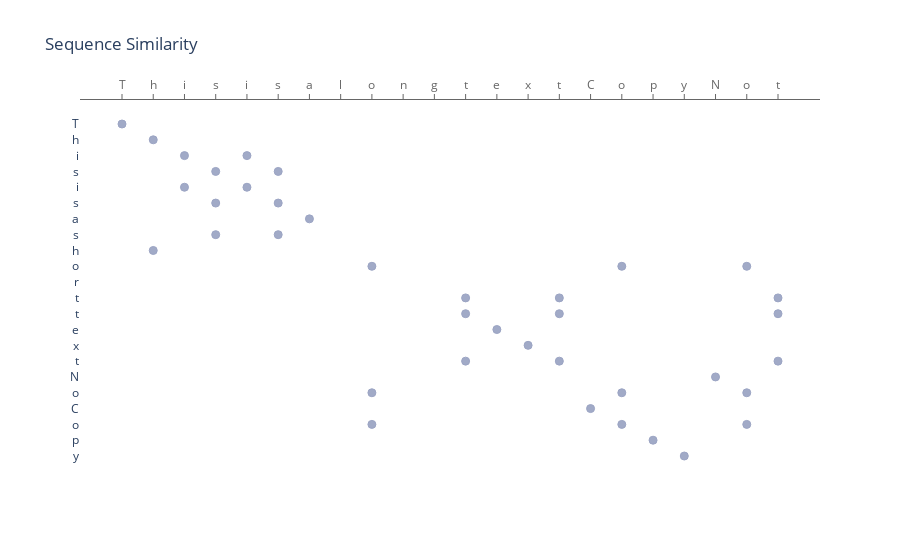

Notebook code cell kept with this figure:
### Code cell
import plotly.graph_objects as go

fig = go.Figure()

for l in match_lists:
    fig.add_trace(go.Scatter(
        x=l,
        y=list(range(len(al))),
        name='Match',
        marker=dict(
            color='rgba(156, 165, 196, 0.95)',
            line_color='rgba(156, 165, 196, 1.0)',
        )
    ))

fig.update_traces(mode='markers', marker=dict(line_width=1, symbol='circle', size=8))

fig.update_layout(
    title="Sequence Similarity",
    xaxis=dict(
        showgrid=False,
        showline=True,
        linecolor='rgb(102, 102, 102)',
        tickfont_color='rgb(102, 102, 102)',
        showticklabels=True,
        ticks='outside',
        tickcolor='rgb(102, 102, 102)',
        tickmode = 'array',
        tickvals = list(range(len(bl))),
        ticktext = bl
    ),
    yaxis=dict(
        tickmode = 'array',
        tickvals = list(range(len(al))),
        ticktext = al
    ),
    paper_bgcolor='white',
    plot_bgcolor='white',
    hovermode='closest',
)
fig.update_layout(showlegend=False)
fig.update_xaxes(showspikes=True, side="top")
fig.update_yaxes(showspikes=True, autorange="reversed")
fig.show()

### Figure 1 — Plotly figure (JSON) as saved in the notebook; plotly's stock layout.template omitted (floating-point values rounded to 4 significant figures)
{"data": [{"marker": {"color": "rgba(156, 165, 196, 0.95)", "line": {"color": "rgba(156, 165, 196, 1.0)", "width": 1}, "size": 8, "symbol": "circle"}, "mode": "markers", "name": "Match", "type": "scatter", "x": [0, 1, 2, 3, 2, 3, 6, 3, 1, 8, null, 11, 11, 12, 13, 11, 19, 8, 15, 8, 17, 18], "y": [0, 1, 2, 3, 4, 5, 6, 7, 8, 9, 10, 11, 12, 13, 14, 15, 16, 17, 18, 19, 20, 21]}, {"marker": {"color": "rgba(156, 165, 196, 0.95)", "line": {"color": "rgba(156, 165, 196, 1.0)", "width": 1}, "size": 8, "symbol": "circle"}, "mode": "markers", "name": "Match", "type": "scatter", "x": [null, null, 4, 5, 4, 5, null, 5, null, 16, null, 14, 14, null, null, 14, null, 16, null, 16, null, null], "y": [0, 1, 2, 3, 4, 5, 6, 7, 8, 9, 10, 11, 12, 13, 14, 15, 16, 17, 18, 19, 20, 21]}, {"marker": {"color": "rgba(156, 165, 196, 0.95)", "line": {"color": "rgba(156, 165, 196, 1.0)", "width": 1}, "size": 8, "symbol": "circle"}, "mode": "markers", "name": "Match", "type": "scatter", "x": [null, null, null, null, null, null, null, null, null, 20, null, 21, 21, null, null, 21, null, 20, null, 20, null, null], "y": [0, 1, 2, 3, 4, 5, 6, 7, 8, 9, 10, 11, 12, 13, 14, 15, 16, 17, 18, 19, 20, 21]}], "layout": {"hovermode": "closest", "paper_bgcolor": "white", "plot_bgcolor": "white", "showlegend": false, "title": {"text": "Sequence Similarity"}, "xaxis": {"linecolor": "rgb(102, 102, 102)", "showgrid": false, "showline": true, "showspikes": true, "showticklabels": true, "side": "top", "tickcolor": "rgb(102, 102, 102)", "tickfont": {"color": "rgb(102, 102, 102)"}, "tickmode": "array", "ticks": "outside", "ticktext": ["T", "h", "i", "s", "i", "s", "a", "l", "o", "n", "g", "t", "e", "x", "t", "C", "o", "p", "y", "N", "o", "t"], "tickvals": [0, 1, 2, 3, 4, 5, 6, 7, 8, 9, 10, 11, 12, 13, 14, 15, 16, 17, 18, 19, 20, 21]}, "yaxis": {"autorange": "reversed", "showspikes": true, "tickmode": "array", "ticktext": ["T", "h", "i", "s", "i", "s", "a", "s", "h", "o", "r", "t", "t", "e", "x", "t", "N", "o", "C", "o", "p", "y"], "tickvals": [0, 1, 2, 3, 4, 5, 6, 7, 8, 9, 10, 11, 12, 13, 14, 15, 16, 17, 18, 19, 20, 21]}}}
